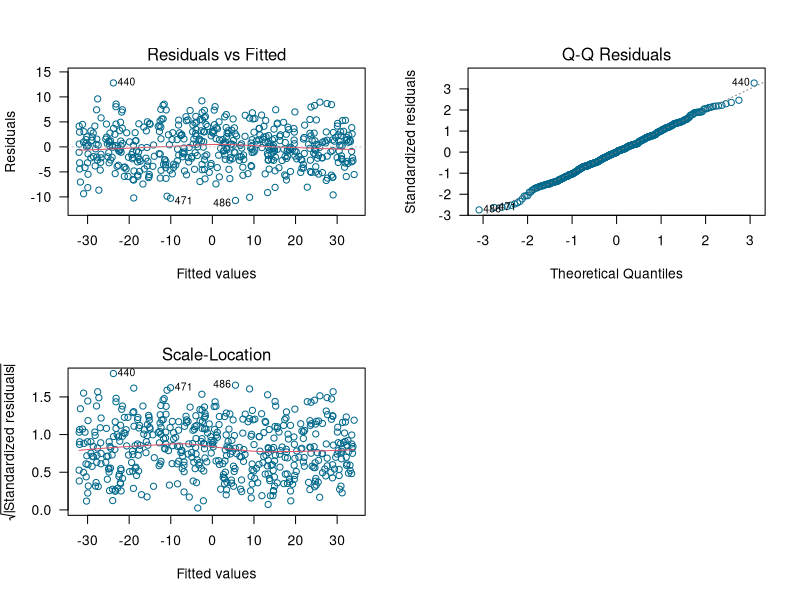
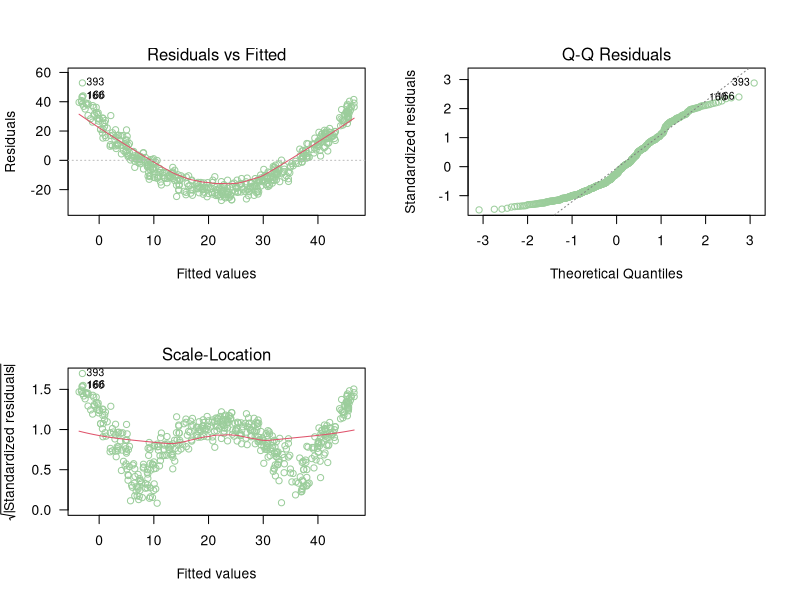
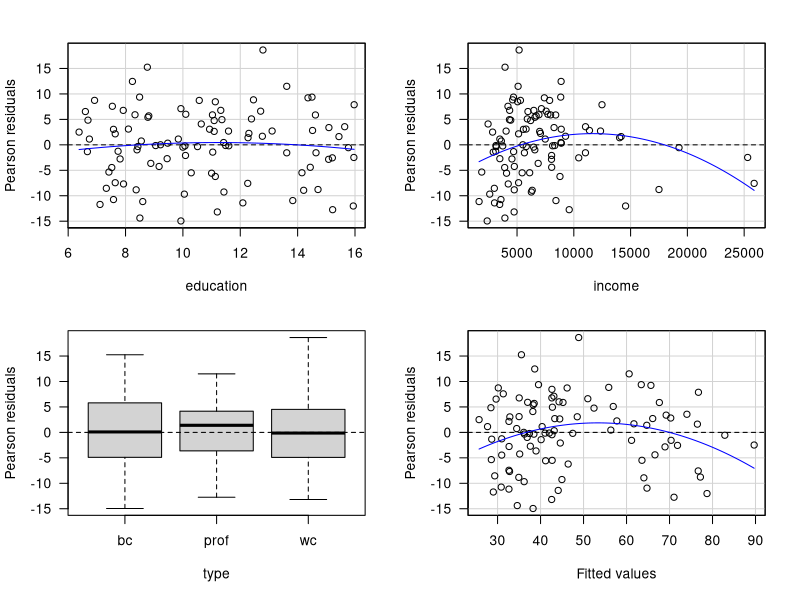
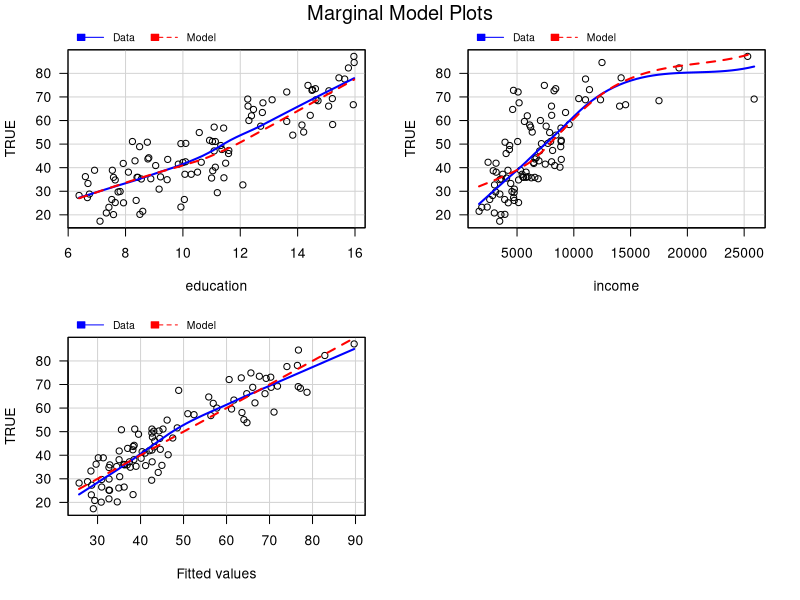
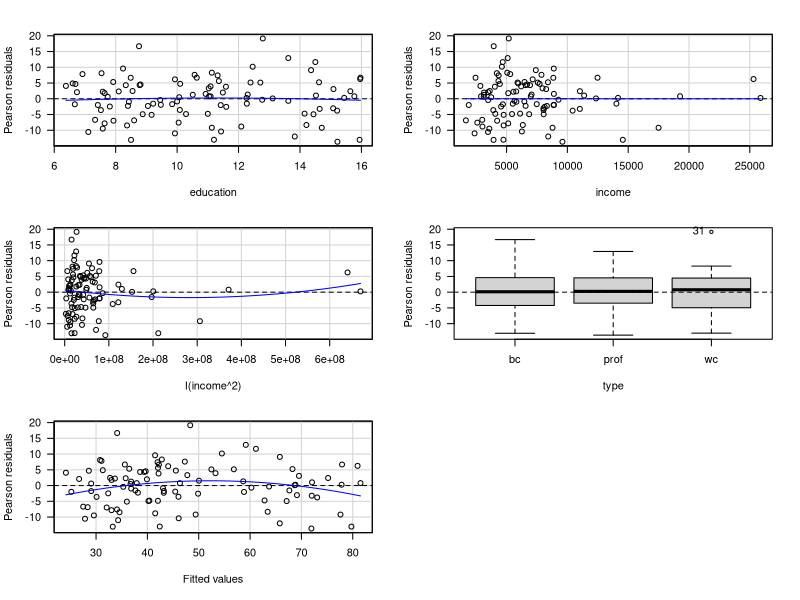

R code for these plots, in order:
## ---- chunk 1
x <- c(4, 6, 8, 7, 8, 5)
y <- c(1, 2, 3, 4, 5, 4)
w <- c(0.1, 0.1, 0.2, 0.1, 0.2, 0.9)
## ---- chunk 2
mod <- lm(y ~ x, weights=w)

ei <- y - fitted(mod)
pi <- ei * sqrt(mod$weights)
hii <- lm.influence(mod)$hat
di <- ei * sqrt(mod$weights) / sqrt(summary(mod)$sigma^2 * (1-hii))
ri <- ei * sqrt(mod$weights) / sqrt(lm.influence(mod)$sigma^2 * (1-hii))

cbind(ei=ei, pi=pi, di=di, ri=ri)
## ---- chunk 3
cbind(ei=residuals(mod, type='working'),
      pi=residuals(mod, type='pearson'),
      di=rstandard(mod),
      ri=rstudent(mod))
## ---- chunk 4
gen_dat <- function(n) {
  varianza <- 16
  x <- runif(n=n, min=-5, max=6)
  media <- 4 - 6 * x
  y <- rnorm(n=n, mean=media, sd=sqrt(varianza))
  marco_datos <- data.frame(y=y, x=x)
  return(marco_datos)
}

datos <- gen_dat(n=500)
mod <- lm(y ~ x, data=datos)
## ---- chunk 5
par(mfrow=c(2, 2))
plot(mod, las=1, col='deepskyblue4', which=1:3)
## ---- chunk 6
gen_dat <- function(n) {
  varianza <- 16
  x <- runif(n=n, min=-5, max=6)
  media <- 4 - 6 * x + 2 * x^2
  y <- rnorm(n=n, mean=media, sd=sqrt(varianza))
  marco_datos <- data.frame(y=y, x=x)
  return(marco_datos)
}

datos <- gen_dat(n=500)
mod <- lm(y ~ x, data=datos)
## ---- chunk 7
par(mfrow=c(2, 2))
plot(mod, las=1, col='darkseagreen3', which=1:3)
## ---- chunk 8
library(car)
prestige_mod1 <- lm(prestige ~ education + income + type, data=Prestige)
## ---- chunk 9
residualPlots(prestige_mod1, las=1)
## ---- chunk 10
marginalModelPlots(prestige_mod1, las=1)
## ---- chunk 11
prestige_mod2 <- lm (prestige ~ education + income + I(income^2) + type, data=Prestige)
## ---- chunk 12
residualPlots(prestige_mod2, las=1)
## ---- chunk 13
anova(prestige_mod1, prestige_mod2)
